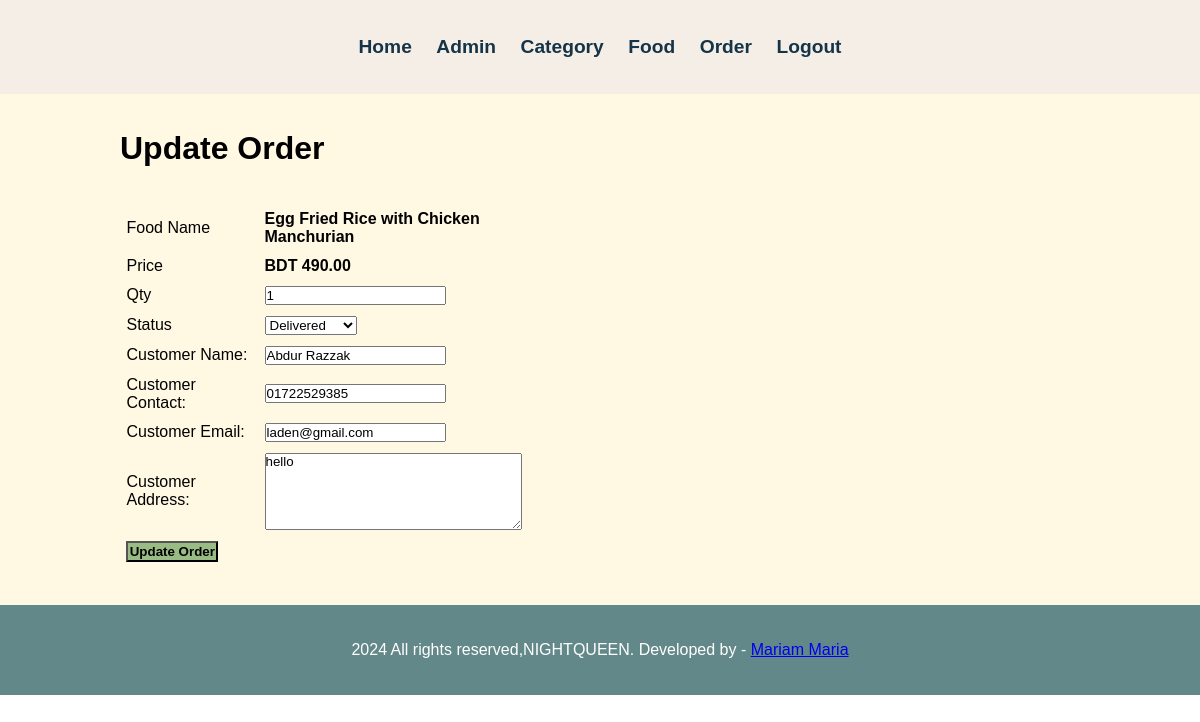
Page /admin/update-order.php?id=9 (signed in) on the committed database.
### tables this page shows
CREATE TABLE `tbl_order` (
  `id` int(10) UNSIGNED NOT NULL,
  `food` varchar(150) NOT NULL,
  `price` decimal(10,2) NOT NULL,
  `qty` int(11) NOT NULL,
  `total` decimal(10,2) NOT NULL,
  `order_date` datetime NOT NULL,
  `status` varchar(50) NOT NULL,
  `customer_name` varchar(150) NOT NULL,
  `customer_contact` varchar(20) NOT NULL,
  `customer_email` varchar(150) NOT NULL,
  `customer_address` varchar(255) NOT NULL
);

### admin/update-order.php (the view, shortened to what this page needs)
<?php include('partials/menu.php'); ?>
<div class="main-content">
    <div class="wrapper">
        <h1>Update Order</h1>
        <br><br>
        <?php
            if(isset($_GET['id']))
            {
                $id=$_GET['id'];
                $sql = "SELECT * FROM tbl_order WHERE id=$id";
                $res = mysqli_query($conn, $sql);
                $count = mysqli_num_rows($res);
                if($count==1)
                {
                    $row=mysqli_fetch_assoc($res);
                    $food = $row['food'];
                    $price = $row['price'];
                    $qty = $row['qty'];
                    $status = $row['status'];
                    $customer_name = $row['customer_name'];
                    $customer_contact = $row['customer_contact'];
                    $customer_email = $row['customer_email'];
                    $customer_address= $row['customer_address'];
                }
                else
                {
                    header('location:'.SITEURL.'admin/manage-order.php');
                }
            }
            else
            {
                header('location:'.SITEURL.'admin/manage-order.php');
            }
        ?>
        <form action="" method="POST">
            <table class="tbl-30">
                <tr>
                    <td>Food Name</td>
                    <td><b> <?php echo $food; ?> </b></td>
                </tr>
                <tr>
                    <td>Price</td>
                    <td>
                        <b> BDT <?php echo $price; ?></b>
                    </td>
                </tr>
                <tr>
                    <td>Qty</td>
                    <td>
                        <input type="number" name="qty" value="<?php echo $qty; ?>">
                    </td>
                </tr>
                <tr>
                    <td>Status</td>
                    <td>
                        <select name="status">
                            <option <?php if($status=="Delivered"){echo "selected";} ?> value="Delivered">Delivered</option>
                        </select>
                    </td>
                </tr>
                <tr>
                    <td>Customer Name: </td>
                    <td>
                        <input type="text" name="customer_name" value="<?php echo $customer_name; ?>">
                    </td>
                </tr>
                <tr>
                    <td>Customer Contact: </td>
                    <td>
                        <input type="text" name="customer_contact" value="<?php echo $customer_contact; ?>">
                    </td>
                </tr>
                <tr>
                    <td>Customer Email: </td>
                    <td>
                        <input type="text" name="customer_email" value="<?php echo $customer_email; ?>">
                    </td>
                </tr>
                <tr>
                    <td>Customer Address: </td>
                    <td>
                        <textarea name="customer_address" cols="30" rows="5"><?php echo $customer_address; ?></textarea>
                    </td>
                </tr>
                <tr>
                    <td clospan="2">
                        <input type="submit" name="submit" value="Update Order" class="btn-secondary">
                    </td>
                </tr>
            </table>
        </form>
    </div>
</div>
<?php include('partials/footer.php'); ?>

### css/admin.css (style rules this page uses)
* { margin: 0; padding: 0; font-family: Arial, Helvetica, sans-serif; }
.wrapper { padding: 3%; width: 80%; margin: 0 auto; }
table tr td { padding: 1%; }
.btn-secondary { background-color: 99BC85; padding: 1%; color: black; text-decoration: none; font-weight: bold; }
.main-content { background-color: #FFF8E3; padding: 0%; }

### rows in the picture
tbl_order: food "Egg Fried Rice with Chicken Manchurian", price "490.00", qty "1", status "Delivered", customer_name "Abdur Razzak", customer_contact "01722529385", customer_email "laden@gmail.com", customer_address "hello"
